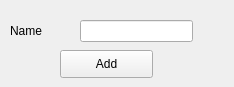
<?xml version="1.0" encoding="UTF-8"?>
<ui version="4.0">
 <class>addcategory</class>
 <widget class="QWidget" name="addcategory">
  <property name="geometry">
   <rect>
    <x>0</x>
    <y>0</y>
    <width>234</width>
    <height>87</height>
   </rect>
  </property>
  <property name="windowTitle">
   <string>Add Category</string>
  </property>
  <widget class="QLineEdit" name="le_categoryname">
   <property name="geometry">
    <rect>
     <x>80</x>
     <y>20</y>
     <width>113</width>
     <height>22</height>
    </rect>
   </property>
  </widget>
  <widget class="QPushButton" name="pushButton">
   <property name="geometry">
    <rect>
     <x>60</x>
     <y>50</y>
     <width>93</width>
     <height>28</height>
    </rect>
   </property>
   <property name="text">
    <string>Add</string>
   </property>
  </widget>
  <widget class="QLabel" name="label">
   <property name="geometry">
    <rect>
     <x>10</x>
     <y>20</y>
     <width>55</width>
     <height>21</height>
    </rect>
   </property>
   <property name="text">
    <string>Name</string>
   </property>
  </widget>
 </widget>
 <resources/>
 <connections/>
</ui>
